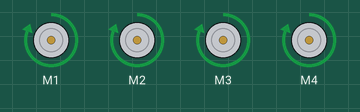
A sketch run on a simulated Arduino Uno, built with avr-gcc and run on an emulated ATmega328P. Parts: 4 × DC motor (green arrow = forward, orange = backward, longer = faster).

Above: at 1.0 s.
At 5.0 s:
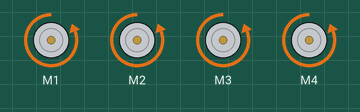
At 7.0 s:
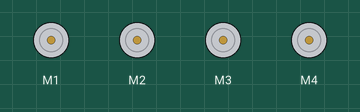
Timing chart, 0 to 10.4 s (numbered marks = the images above):
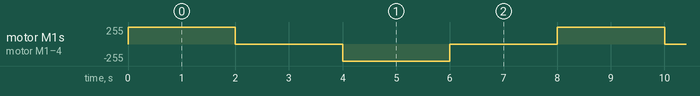

Measured:
- by itself, motor M1–4: repeats every 8.0 s: stopped 2.0 s, backward 255/255 2.0 s, stopped 2.0 s, forward 255/255 2.0 s

The sketch:

Unidirectional.ino
```cpp
#include <AFMotor.h>

AF_DCMotor FR(1);
AF_DCMotor FL(2);
AF_DCMotor BR(3);
AF_DCMotor BL(4);

void setSpeed(int speed){
  FR.setSpeed(speed);
  FL.setSpeed(speed);
  BR.setSpeed(speed);
  BL.setSpeed(speed);
}

void drive(int direction){
  FR.run(direction);
  FL.run(direction);
  BR.run(direction);
  BL.run(direction);
}

void setup() {
  // put your setup code here, to run once:
}

void loop() {
  setSpeed(255);
  drive(FORWARD);
  delay(2000);
  drive(RELEASE);
  delay(2000);
  drive(BACKWARD);
  delay(2000);
  drive(RELEASE);
  delay(2000);
}
```
